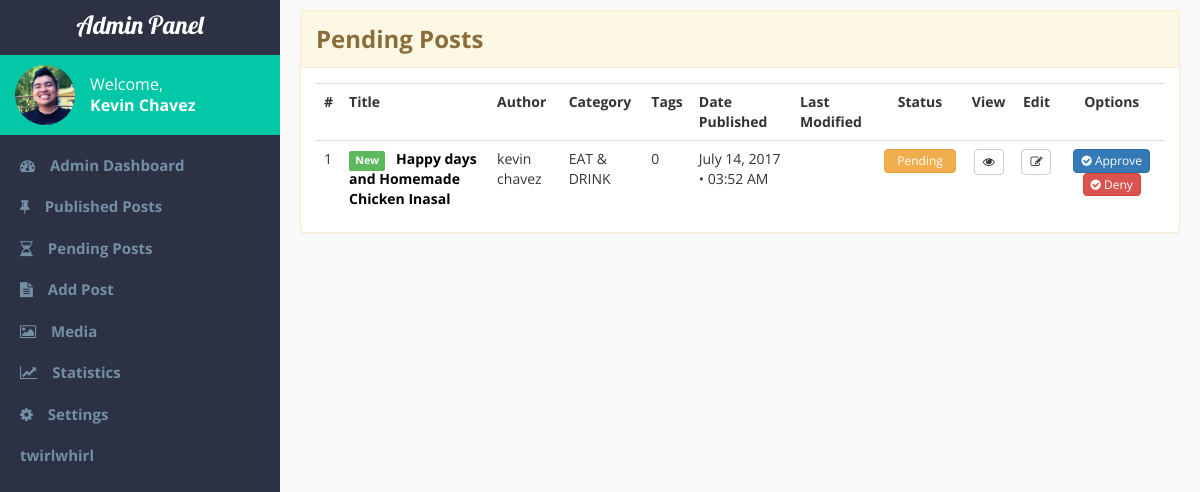
The page /admin-pages/pending-posts.php (signed in) on the database its author committed.
### tables this page shows
CREATE TABLE `blog_post` (
  `blog_id` int(11) NOT NULL,
  `title` varchar(100) NOT NULL,
  `subheading` varchar(255) DEFAULT NULL,
  `thumbnail` varchar(255) NOT NULL,
  `article` text NOT NULL,
  `author_id` int(11) NOT NULL,
  `date_created` varchar(255) NOT NULL,
  `time_created` varchar(255) NOT NULL,
  `date_published` varchar(255) DEFAULT NULL,
  `time_published` varchar(255) DEFAULT NULL,
  `month_published` varchar(255) DEFAULT NULL,
  `year_published` varchar(255) DEFAULT NULL,
  `featured` tinyint(1) DEFAULT NULL,
  `enabled` tinyint(1) DEFAULT NULL,
  `sponsored` tinyint(1) DEFAULT NULL,
  `recommended` tinyint(1) DEFAULT NULL,
  `comments_count` int(11) DEFAULT NULL,
  `views` int(11) DEFAULT NULL,
  `date_modified` varchar(255) DEFAULT NULL,
  `time_modified` varchar(255) DEFAULT NULL,
  `category_id` int(11) NOT NULL,
  `approved` tinyint(1) NOT NULL,
  `denied` tinyint(1) DEFAULT NULL,
  `admin_remarks` text
);

CREATE TABLE `users` (
  `user_id` int(11) NOT NULL,
  `username` varchar(45) NOT NULL,
  `password` varchar(45) NOT NULL,
  `email` varchar(45) NOT NULL,
  `first_name` varchar(45) NOT NULL,
  `middle_name` varchar(255) NOT NULL,
  `last_name` varchar(45) NOT NULL,
  `gender` varchar(10) NOT NULL,
  `display_pic` varchar(155) DEFAULT NULL,
  `role` varchar(45) NOT NULL
);

CREATE TABLE `blog_categories` (
  `category_id` int(11) NOT NULL,
  `name` varchar(55) NOT NULL,
  `category_desc` varchar(255) DEFAULT NULL
);

### admin-pages/display-pending.php (the view, shortened to what this page needs)
<?php
	require $_SERVER['DOCUMENT_ROOT'].'/capstone2/connection.php';
	$sql = "SELECT * FROM blog_post
			JOIN users ON(users.user_id = blog_post.author_id)
			JOIN blog_categories ON(blog_categories.category_id = blog_post.category_id)
			WHERE not approved ORDER BY date_created DESC";
	$result = mysqli_query($con,$sql);
	$count = 1;
	$new_counter = 0;
		while ($row = mysqli_fetch_assoc($result))
		{
			extract($row);
				$sql1 = "SELECT username from users
						WHERE user_id = '$user_id'";
				$result1 = mysqli_query($con,$sql1);
				$row1 = mysqli_fetch_assoc($result1);
				extract($row1);
				$sql2 = "SELECT name from blog_categories
						WHERE category_id = '$category_id'";
				$result2 = mysqli_query($con,$sql2);
				$row2 = mysqli_fetch_assoc($result2);
				extract($row2);
	$blogID = [];
	$blogID[$count] = $blog_id;
	$postID = $blogID[$count];
	echo "<tr>
		<td>$count</td>
		";
		if ($new_counter < 2) {
			echo "
			<td>
			<span class='label label-success label-new'>New</span>
			<strong><a href='/capstone2/admin-pages/edit-entry.php?id=$blogID[$count]'>$title</a></strong>
			</td>
				";
		} else {
			echo "
			<td>
			<strong><a href='/capstone2/admin-pages/edit-entry.php?id=$blogID[$count]'>$title</a></strong>
			</td>
			";
		}
		echo "
		<td>$first_name $last_name</td>
		<td>$name</td>
		<td>0</td>
		<td>$date_created • $time_created</td>
		<td>$date_modified $time_modified</td>
		";
		if ($approved == 0 AND $denied == 1) {
			echo "
			<td class='center-text'>
				<button type='button' class='btn btn-danger'>Denied</button>
			</td>";
		} elseif ($approved == 0) {
			echo "
			<td class='center-text'>
				<button type='button' class='btn btn-warning'>Pending</button>
			</td>";
		}
		echo "
				<td class='center-text'>
					<a href='/capstone2/viewpost.php?id=$blogID[$count]' target='_blank'>
					<buton class='btn btn-default btn-view' title='View post'><i class='fa fa-eye'></i></button></a>
				</td>
				<td class='center-text'>
				<form class='straight' title='Delete this post'>
				<a href='/capstone2/admin-pages/edit-entry.php?id=$postID'>
					<button type='button' class='btn btn-default btn-view'>
						<i class='fa fa-pencil-square-o'></i>
					</button>
				</a>
				</form>
				</td>
			<td class='center-text'>
				<span class='straight'>
					<form class='straight' title='Approve this post' action='pending-posts.php?id=$postID' method='POST'>
						<button type='submit' name='approve' class='btn btn-primary'><i class='fa fa-check-circle'></i> Approve</button>
					</form>
					<form class='straight' title='Deny this post' action='pending-posts.php?id=$postID' method='POST'>
						<button type='submit' name='deny' class='btn btn-danger'><i class='fa fa-check-circle'></i> Deny</button>
					</form>
				</span>
			</td>
			";
			$count = $count + 1;
			$new_counter = $new_counter + 1;
		}
 ?>

### admin-pages/admin-panel.css (style rules this page uses)
* { box-sizing: border-box; }
.center-text { text-align: center; }
td > .btn { padding: 2px 12px; font-size: 12px; width: 100%; }
td > .straight > form > .btn-danger, td > .straight > form > .btn-success, td > .straight > form > .btn-primary { padding: 2px 7px; font-size: 12px; }
.straight { display: inline-block; }
.btn-view { padding: 3px 8px; font-size: 12px; }
.label-new { margin-right: 7px; }
.panel-body a { text-decoration: none; color: #000; }

### rows shown on the page
blog_post: title "Happy days and Homemade Chicken Inasal", users.first_name "kevin", users.last_name "chavez", category.name "EAT & DRINK", date_created "July 14, 2017", time_created "03:52 AM", approved "Pending"

### other values the page prints
$_SESSION['firstname'] "Kevin"
$_SESSION['lastname'] "Chavez"
$_SESSION['username'] "twirlwhirl"
